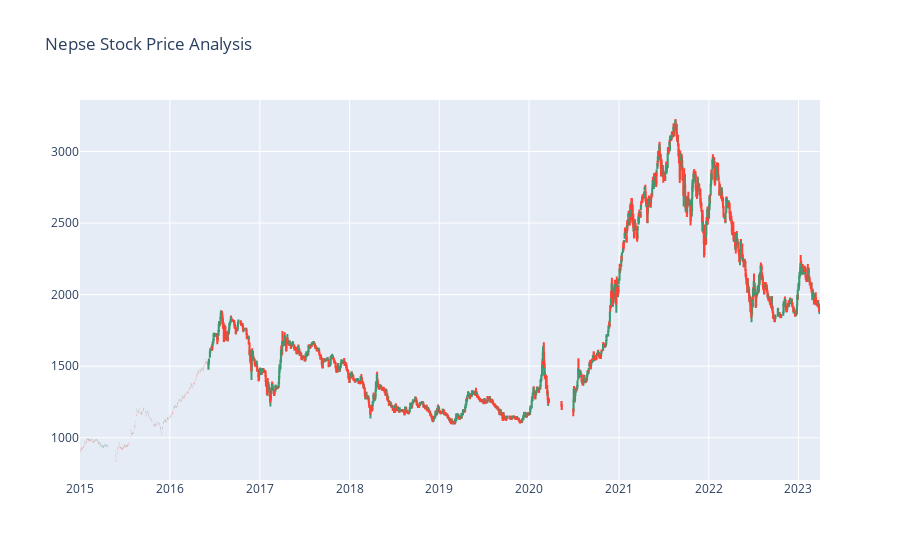

Notebook code for this chart:
### Code cell
import plotly.graph_objects as go

figure = go.Figure(data= [go.Candlestick(x =nepse_df["published_date"], 
                                  open = nepse_df["open"], close = nepse_df["current"],
                                  low = nepse_df["low"], high= nepse_df["high"])])
figure.update_layout(title= "Nepse Stock Price Analysis", xaxis_rangeslider_visible =False)
figure.show()

### Figure 1 — Plotly figure (JSON) as saved in the notebook; plotly's stock layout.template omitted (floating-point values rounded to 4 significant figures; data arrays with more than 128 entries replaced by an {"elided": "..."} marker saying what was removed)
{"data": [{"close": {"elided": "1909 float values"}, "high": {"elided": "1909 float values"}, "low": {"elided": "1909 float values"}, "open": {"elided": "1909 float values"}, "type": "candlestick", "x": {"elided": "1909 str values"}}], "layout": {"title": {"text": "Nepse Stock Price Analysis"}, "xaxis": {"rangeslider": {"visible": false}}}}
